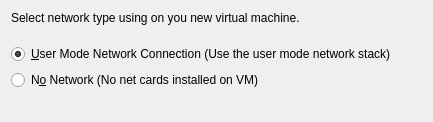
     <widget class="QWidget" name="Network_Page">
      <layout class="QGridLayout" name="gridLayout_8">
       <item row="0" column="0">
        <widget class="QLabel" name="Label_Network_Type">
         <property name="text">
          <string>Select network type using on you new virtual machine.</string>
         </property>
        </widget>
       </item>
       <item row="1" column="0">
        <spacer name="verticalSpacer_3">
         <property name="orientation">
          <enum>Qt::Vertical</enum>
         </property>
         <property name="sizeType">
          <enum>QSizePolicy::Fixed</enum>
         </property>
         <property name="sizeHint" stdset="0">
          <size>
           <width>20</width>
           <height>13</height>
          </size>
         </property>
        </spacer>
       </item>
       <item row="2" column="0">
        <widget class="QRadioButton" name="RB_User_Mode_Network">
         <property name="text">
          <string>&amp;User Mode Network Connection (Use the user mode network stack)</string>
         </property>
         <property name="checked">
          <bool>true</bool>
         </property>
        </widget>
       </item>
       <item row="3" column="0">
        <widget class="QRadioButton" name="RB_No_Network">
         <property name="text">
          <string>N&amp;o Network (No net cards installed on VM)</string>
         </property>
        </widget>
       </item>
       <item row="4" column="0">
        <spacer name="s11">
         <property name="orientation">
          <enum>Qt::Vertical</enum>
         </property>
         <property name="sizeHint" stdset="0">
          <size>
           <width>411</width>
           <height>21</height>
          </size>
         </property>
        </spacer>
       </item>
      </layout>
     </widget>
